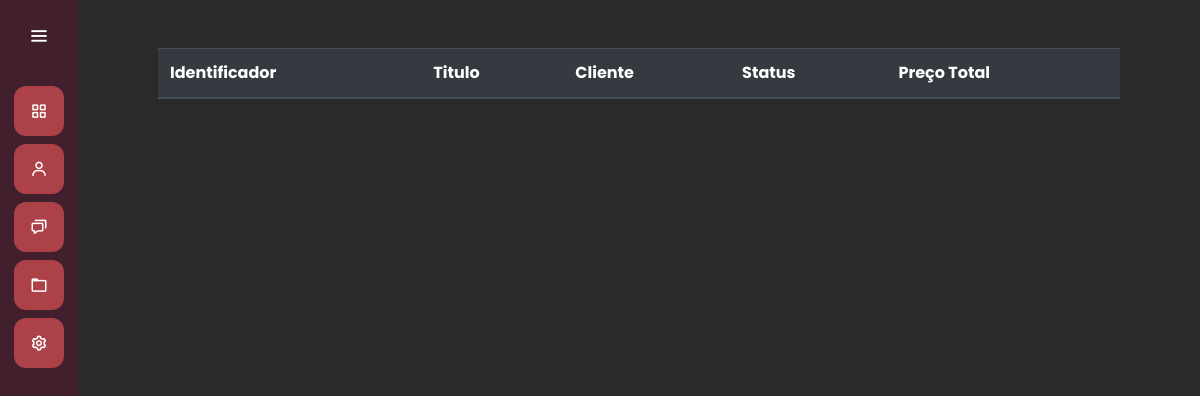
The page /servicos/listar_servico/ on the database as committed earlier.
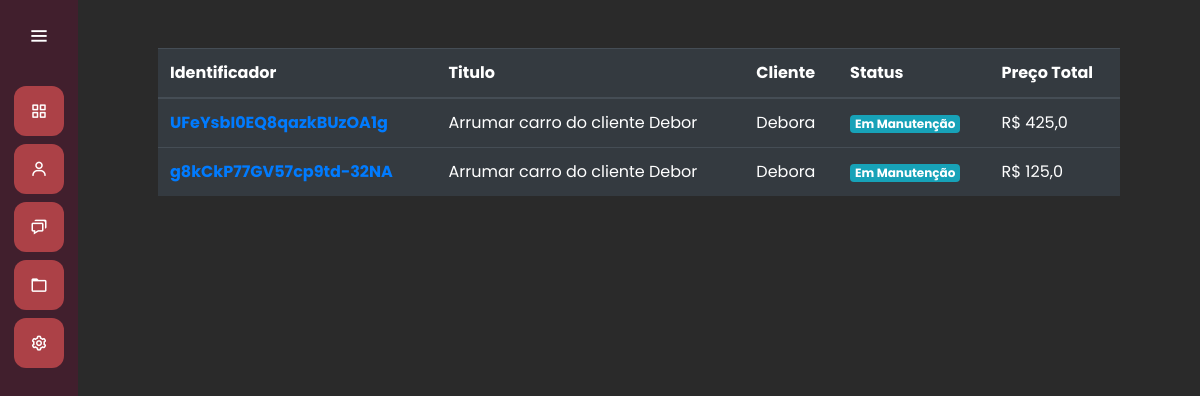
The same page on the database as committed later.
### servicos/models.py (models this page shows, shortened)
class Servico(models.Model):
    titulo = models.CharField(max_length=30)
    cliente = models.ForeignKey(Cliente, on_delete=models.SET_NULL, null=True)
    categoria_manutencao = models.ManyToManyField(CategoriaManutencao)
    data_inicio = models.DateField(null=True)
    data_entrega = models.DateField(null=True)
    finalizado = models.BooleanField(default=False)
    protocolo = models.CharField(max_length=55, null=True, blank=True)
    identificador = models.CharField(max_length=28, null=True, blank=True)
    def preco_total(self):
        preco_total = float(0)
        for categoria in self.categoria_manutencao.all():
            preco_total += float(categoria.preco)
        return preco_total

class CategoriaManutencao(models.Model):
    titulo = models.CharField(max_length=3, choices=ChoicesCategoriaManutencao.choices)
    preco = models.DecimalField(max_digits=8, decimal_places=2)

### clientes/models.py (models this page shows)
class Cliente(models.Model):
    nome = models.CharField(max_length=50)
    sobrenome = models.CharField(max_length=50)
    email = models.EmailField(max_length=50)
    cpf = models.CharField(max_length=12)
    def __str__(self) -> str:
        return self.nome

### servicos/views.py (the view)
# urls.py: path('listar_servico/', views.listar_servico, name="listar_servico"),
def listar_servico(request):
    if request.method == "GET":
        servicos = Servico.objects.all()
        return render(request, 'listar_servico.html', {'servicos': servicos})

### servicos/templates/listar_servico.html (shortened to what this page needs)
{% extends 'base.html' %}
{% load static %}
{% block 'head' %}
    <link rel="stylesheet" href="{% static 'clientes/css/clientes.css' %}">
    <link rel="stylesheet" href="{% static 'servicos/css/listar_servico.css' %}">
{% endblock %}
{% block 'dashboard' %}
    <br>
    <br>
    <div class="container-fluid distanciamento">
        <table class="table table-dark">
            <thead>
              <tr>
                <th scope="col">Identificador</th>
                <th scope="col">Titulo</th>
                <th scope="col">Cliente</th>
                <th scope="col">Status</th>
                <th scope="col">Preço Total</th>
              </tr>
            </thead>
            <tbody>
                {% for servico in servicos %}
                    <tr>
                        <th><a href="{% url 'servico' servico.identificador %}">{{servico.identificador}}</a></th>
                        <td>{{servico.titulo}}</td>
                        <td>{{servico.cliente}}</td>
                        <td>
                            {% if servico.finalizado %}
                                <span class="badge badge-sucess">Finalizado</span>
                            {% else %}
                                <span class="badge badge-info">Em Manutenção</span>
                            {% endif %}
                        </td>
                        <td>R$ {{servico.preco_total}}</td>
                    </tr>
                {% endfor %}
            </tbody>
        </table>
    </div>
{% endblock %}

### templates/base.html (shortened to what this page needs)
{% load static %}
<!doctype html>
<html lang="pt-BR">
  <head>
    <link rel="stylesheet" href="https://cdn.jsdelivr.net/npm/bootstrap@4.6.1/dist/css/bootstrap.min.css">
    <link rel="stylesheet" href="{% static 'general/css/base.css' %}">
    <link rel="stylesheet" href="{% static 'general/css/general.css' %}">
    <link href='https://unpkg.com/boxicons@2.0.7/css/boxicons.min.css' rel='stylesheet'>
    {% block 'head' %}{% endblock %}
  </head>
  <body>
    <div class="sidebar">
        <div class="logo-details">
            <i class='bx bx-menu' id="btn" ></i>
        </div>
        <ul class="nav-list">
          <li>
            <a href="#">
              <i class='bx bx-grid-alt'></i>
            </a>
          </li>
          <li>
          <a href="#">
            <i class='bx bx-user' ></i>
          </a>
        </li>
        <li>
          <a href="#">
            <i class='bx bx-chat' ></i>
          </a>
        </li>
        <li>
          <a href="{% url 'clientes' %}">
            <i class='bx bx-folder' ></i>
          </a>
        </li>
        <li>
          <a href="#">
            <i class='bx bx-cog' ></i>
          </a>
        </li>
        </ul>
      </div>
      <section class="home-section">
          {% block 'dashboard'%}
          {% endblock %}
      </section>
  </body>
</html>

### templates/static/general/css/base.css (style rules this page uses)
* { margin: 0; padding: 0; box-sizing: border-box; font-family: "Poppins" , sans-serif; }
.sidebar { position: fixed; left: 0; top: 0; height: 100%; width: 78px; background: var(--dark-color); padding: 6px 14px; z-index: 99; transition: all 0.5s ease; }
.sidebar .logo-details { height: 60px; display: flex; align-items: center; position: relative; }
.sidebar .logo-details #btn { position: absolute; top: 50%; right: 0; transform: translateY(-50%); font-size: 22px; transition: all 0.4s ease; font-size: 23px; text-align: center; cursor: pointer; transition: all 0.5s ease; }
.sidebar i { color: #fff; height: 60px; min-width: 50px; font-size: 28px; text-align: center; line-height: 60px; }
.sidebar .nav-list { margin-top: 20px; height: 100%; }
.sidebar li { position: relative; margin: 8px 0; list-style: none; }
.sidebar li a { display: flex; height: 100%; width: 100%; border-radius: 12px; align-items: center; text-decoration: none; transition: all 0.4s ease; background: var(--main-color); }
.sidebar li i { height: 50px; line-height: 50px; font-size: 18px; border-radius: 12px; }
.home-section { position: relative; min-height: 100vh; top: 0; background: #2A2A2A; left: 78px; color: white; width: calc(100% - 78px); transition: all 0.5s ease; z-index: 2; }

### templates/static/general/css/general.css (style rules this page uses)
:root { --main-color: #ac4147; --dark-color: #411f2d; --light-color: #ffc27f; --contrast-color: #f88863; --differential-color: #ffe29a; }

### templates/static/servicos/css/listar_servico.css (style rules this page uses)
.distanciamento { padding-left: 80px; padding-right: 80px; }

Rows that differ between the two databases and show on the page:
added Servico: identificador "UFeYsbI0EQ8qazkBUzOA1g", titulo "Arrumar carro do cliente Debor", cliente "Debora", finalizado "Em Manutenção", preco_total "425,0"
added Servico: identificador "g8kCkP77GV57cp9td-32NA", titulo "Arrumar carro do cliente Debor", cliente "Debora", finalizado "Em Manutenção", preco_total "125,0"
